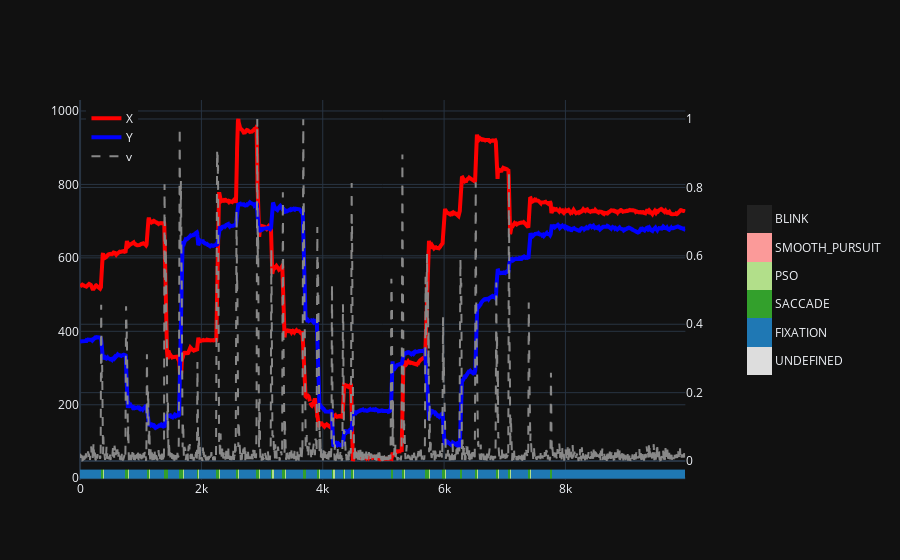

Notebook code cell kept with this figure:
### Markdown cell above
### Figure 2: Gaze over Time
Presenting the X- and Y-coordinates over time, with the velocity and/or acceleration (normalized to avoid scale issues).
Bottom of the figure will present the detected events.

### Code cell
# normalize velocity & acceleration
v, a = nh_results[cnst.GAZE][cnst.VELOCITY], nh_results[cnst.GAZE][cnst.ACCELERATION]
nv = v / np.nanmax(v)
na = a / np.nanmax(a)

# create a discrete color scale for the heatmap
# see https://chart-studio.plotly.com/%7Eempet/15229/heatmap-with-a-discrete-colorscale/#/
event_vals = [e.value for e in cnst.EVENTS]
event_vals.extend([len(cnst.EVENTS)])
normalized_event_vals = [(v - event_vals[0]) / (event_vals[-1] - event_vals[0]) for v in event_vals]
discrete_colors = []
for k in range(len(cnst.EVENTS)):
    discrete_colors.extend([(normalized_event_vals[k], cnfg.EVENT_MAPPING[cnst.EVENTS(k)]["color"]),
                            (normalized_event_vals[k + 1], cnfg.EVENT_MAPPING[cnst.EVENTS(k)]["color"])])

# create the figure with two y-axes
fig = make_subplots(specs=[[{"secondary_y": True}]])

# add lines for gaze location & velocity
fig.add_trace(go.Scatter(x=t, y=x, mode="lines", line=dict(color='#ff0000', width=4), name="X"), secondary_y=False)
fig.add_trace(go.Scatter(x=t, y=y, mode="lines", line=dict(color='#0000ff', width=4), name="Y"), secondary_y=False)
fig.add_trace(go.Scatter(x=t, y=nv, mode="lines", line=dict(color='#888888', width=2, dash='dash'), name="v"), secondary_y=True)
# fig.add_trace(go.Scatter(x=t, y=na, mode="lines", line=dict(color='#888888', width=2, dash='dot'), name="a"), secondary_y=True)

# add events as heatmap
line_size = 0.5 * np.nanmin([x, y])
fig.add_trace(go.Heatmap(z=[events], zmin=np.nanmin(event_vals), zmax=np.nanmax(event_vals),
                         x=t, y=[0, line_size],
                         colorscale=discrete_colors,
                         colorbar=dict(
                             len=0.5,
                             thickness=25,
                             tickvals=[np.mean(event_vals[k:k+2]) for k in range(len(event_vals)-1)],
                             ticktext=[e.name for e in cnst.EVENTS]
                         )),
              secondary_y=False)

# move legend to top left
fig.update_layout(legend=dict(
    yanchor="top",
    y=0.99,
    xanchor="left",
    x=0.01
))

fig.show()

### Figure 1 — Plotly figure (JSON) as saved in the notebook; plotly's stock layout.template omitted (floating-point values rounded to 4 significant figures; data arrays with more than 128 entries replaced by an {"elided": "..."} marker saying what was removed)
{"data": [{"line": {"color": "#ff0000", "width": 4}, "mode": "lines", "name": "X", "x": {"elided": "4988 float values"}, "y": {"elided": "4988 float values"}, "type": "scatter", "xaxis": "x", "yaxis": "y"}, {"line": {"color": "#0000ff", "width": 4}, "mode": "lines", "name": "Y", "x": {"elided": "4988 float values"}, "y": {"elided": "4988 float values"}, "type": "scatter", "xaxis": "x", "yaxis": "y"}, {"line": {"color": "#888888", "dash": "dash", "width": 2}, "mode": "lines", "name": "v", "x": {"elided": "4988 float values"}, "y": {"elided": "4988 float values"}, "type": "scatter", "xaxis": "x", "yaxis": "y2"}, {"colorbar": {"len": 0.5, "thickness": 25, "ticktext": ["UNDEFINED", "FIXATION", "SACCADE", "PSO", "SMOOTH_PURSUIT", "BLINK"], "tickvals": [0.5, 1.5, 2.5, 3.5, 4.5, 5.5]}, "colorscale": [[0.0, "#dddddd"], [0.1667, "#dddddd"], [0.1667, "#1f78b4"], [0.3333, "#1f78b4"], [0.3333, "#33a02c"], [0.5, "#33a02c"], [0.5, "#b2df8a"], [0.6667, "#b2df8a"], [0.6667, "#fb9a99"], [0.8333, "#fb9a99"], [0.8333, "#222222"], [1.0, "#222222"]], "x": {"elided": "4988 float values"}, "y": [0, 23.45], "z": {"elided": "1x4988 float values"}, "zmax": 6, "zmin": 0, "type": "heatmap", "xaxis": "x", "yaxis": "y"}], "layout": {"xaxis": {"anchor": "y", "domain": [0.0, 0.94]}, "yaxis": {"anchor": "x", "domain": [0.0, 1.0]}, "yaxis2": {"anchor": "x", "overlaying": "y", "side": "right"}, "legend": {"yanchor": "top", "y": 0.99, "xanchor": "left", "x": 0.01}}}
